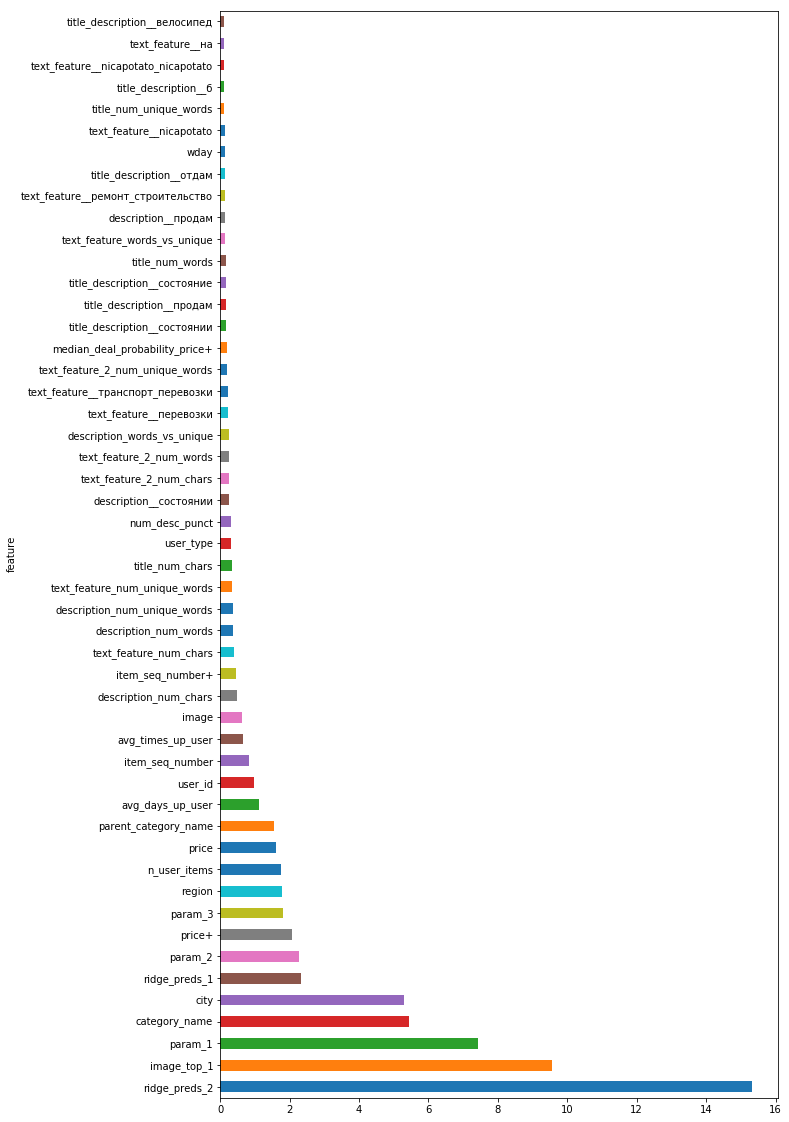
#> input picture qifeng/2205_feature_importance.png, 789 x 1122 px, given in place of ., which was not available
$ python -i imageFeatureEngineering.py   (imports and definitions only)   (older library calls are emulated)
#> lines starting #> are read from the running program, lines starting #| are printed output that depends on the picture; pictures that were not available may be replaced by others from this repository, and a replacement may not be noted

# coding: utf-8

# In[1]:


import cv2
import pandas as pd
import numpy as np
import os
import pickle
from collections import defaultdict
from scipy.stats import itemfreq
from scipy import ndimage as ndi
import matplotlib.pyplot as plt
from skimage import feature
import operator
from PIL import Image as IMG
from tqdm import tqdm


def color_analysis(img):
    # obtain the color palatte of the image
    palatte = defaultdict(int)
    for pixel in img.getdata():
        palatte[pixel] += 1

    # sort the colors present in the image
    sorted_x = sorted(palatte.items(), key=operator.itemgetter(1), reverse = True)
    light_shade, dark_shade, shade_count, pixel_limit = 0, 0, 0, 25
    for i, x in enumerate(sorted_x[:pixel_limit]):
        if all(xx <= 20 for xx in x[0][:3]): ## dull : too much darkness
            dark_shade += x[1]
        if all(xx >= 240 for xx in x[0][:3]): ## bright : too much whiteness
            light_shade += x[1]
        shade_count += x[1]

    light_percent = round((float(light_shade)/shade_count)*100, 2)
    dark_percent = round((float(dark_shade)/shade_count)*100, 2)
    return light_percent, dark_percent

# In[7]:
def perform_color_analysis(img, flag):
    path = img
    im = IMG.open(path) #.convert("RGB")

    # cut the images into two halves as complete average may give bias results
    size = im.size
    halves = (size[0]/2, size[1]/2)
    im1 = im.crop((0, 0, size[0], halves[1]))
    im2 = im.crop((0, halves[1], size[0], size[1]))

    try:
        light_percent1, dark_percent1 = color_analysis(im1)
        light_percent2, dark_percent2 = color_analysis(im2)
    except Exception as e:
        return None

    light_percent = (light_percent1 + light_percent2)/2
    dark_percent = (dark_percent1 + dark_percent2)/2

    if flag == 'black':
        return dark_percent
    elif flag == 'white':
        return light_percent
    else:
        return None

def average_pixel_width_(img):
    path = img
    im = IMG.open(path)
    im_array = np.asarray(im.convert(mode='L'))
    edges_sigma1 = feature.canny(im_array, sigma=3)
    apw = (float(np.sum(edges_sigma1)) / (im.size[0]*im.size[1]))
    return apw*100

def get_dominant_color(img):
    path = img
    img = cv2.imread(path)
    arr = np.float32(img)
    pixels = arr.reshape((-1, 3))

    n_colors = 5
    criteria = (cv2.TERM_CRITERIA_EPS + cv2.TERM_CRITERIA_MAX_ITER, 200, .1)
    flags = cv2.KMEANS_RANDOM_CENTERS
    _, labels, centroids = cv2.kmeans(pixels, n_colors, None, criteria, 10, flags)

    palette = np.uint8(centroids)
    quantized = palette[labels.flatten()]
    quantized = quantized.reshape(img.shape)

    dominant_color = palette[np.argmax(itemfreq(labels)[:, -1])]
    return dominant_color

def get_average_color(img):
    path = img
    img = cv2.imread(path)
    average_color = [img[:, :, i].mean() for i in range(img.shape[-1])]
    return average_color

def getSize(filename):
    filename = filename
    st = os.stat(filename)
    return st.st_size

def getDimensions(filename):
    filename = filename
    img_size = IMG.open(filename).size
    return img_size

def get_blurrness_score(image):
    path =  image
    image = cv2.imread(path)
    image = cv2.cvtColor(image, cv2.COLOR_BGR2GRAY)
    fm = cv2.Laplacian(image, cv2.CV_64F).var()
    return fm


def get_features(img_names):
    dullnesses = []
    whitenesses = []
    dominant_reds = []
    average_pixel_widths = []
    dominant_greens = []
    dominant_blues = []
    average_reds = []
    average_greens = []
    average_blues = []
    image_sizes = []
    widths = []
    heights = []
    blurinesses = []
    ids = []

    for img_name in img_names:
        img_path = image_dir + img_name
        try:
            id_ = img_name[:-4]
            dullness = perform_color_analysis(img_path, 'black')
#> in perform_color_analysis, im is the input picture: PIL image 789x1122 RGBA; mean R, G, B, A 244.2, 244, 243.7, 178.3
#> in perform_color_analysis, `im1 = im.crop((0, 0, size[0], halves[1]))`:
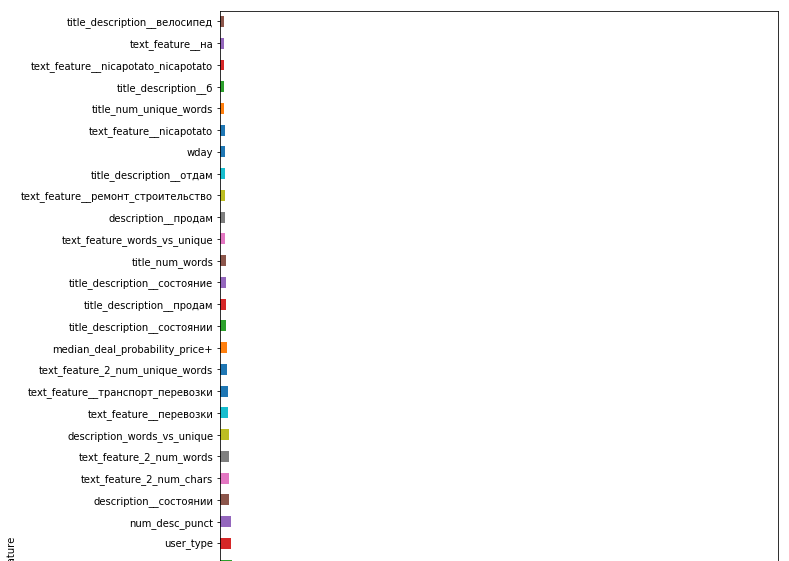
#> im1: PIL image 789x561 RGBA; mean R, G, B, A 246.3, 246.2, 246.2, 181; transparent parts drawn white
#> in perform_color_analysis, `im2 = im.crop((0, halves[1], size[0], size[1]))`:
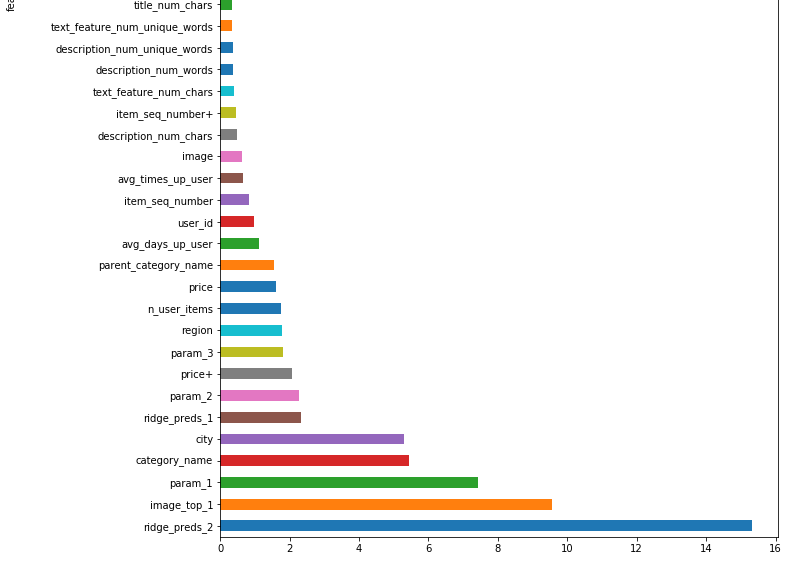
#> im2: PIL image 789x561 RGBA; mean R, G, B, A 242.1, 241.9, 241.3, 175.6; transparent parts drawn white
#> after the loop in color_analysis, `for pixel in img.getdata():`: palatte = 289 items
#> the loop in color_analysis, `for i, x in enumerate(sorted_x[:pixel_limit]):` made 25 passes
#> (x, dark_shade, shade_count) on passes 4, 5, 6, 7, 8, 9, 10, 11, 12, 13, 15, 16: (((0, 0, 0, 208), 735), 735, 428005), (((0, 0, 0, 204), 624), 1359, 428629), (((0, 0, 0, 212), 440), 1799, 429069), (((0, 0, 0, 64), 383), 2182, 429452), (((0, 0, 0, 32), 376), 2558, 429828), (((0, 0, 0, 244), 286), 2844, 430114), (((0, 0, 0, 180), 273), 3117, 430387), (((0, 0, 0, 224), 267), 3384, 430654), (((0, 0, 0, 96), 257), 3641, 430911), (((0, 0, 0, 20), 255), 3896, 431166), (((0, 0, 0, 148), 230), 4126, 431627), (((0, 0, 0, 160), 226), 4352, 431853)
#> (x, light_shade, shade_count) on passes 1 to 2: (((255, 255, 255, 255), 304278), 304278, 304278), (((255, 255, 255, 0), 122161), 426439, 426439)
#> after the loop in color_analysis, `for i, x in enumerate(sorted_x[:pixel_limit]):`: dark_shade = 5481; light_shade = 426439; shade_count = 433551
#> in color_analysis, `light_percent = round((float(light_shade)/shade_count)*100, 2)`: light_percent = 98.36
#> in color_analysis, `dark_percent = round((float(dark_shade)/shade_count)*100, 2)`: dark_percent = 1.26
#> in perform_color_analysis, `light_percent1, dark_percent1 = color_analysis(im1)`: light_percent1 = 98.36; dark_percent1 = 1.26
#> the loop in color_analysis (call 2), `for pixel in img.getdata():` made 442629 passes
#> pixel on passes 1 to 3: (255, 255, 255, 0), (255, 255, 255, 0), (255, 255, 255, 0)
#> the loop in color_analysis (call 2), `for i, x in enumerate(sorted_x[:pixel_limit]):` made 25 passes
#> (x, dark_shade, shade_count) on passes 8, 14, 15, 16, 18, 19, 20, 21, 22, 23, 24, 25: (((0, 0, 0, 204), 1181), 1181, 429095), (((0, 0, 0, 208), 380), 1561, 434207), (((0, 0, 0, 212), 305), 1866, 434512), (((0, 0, 0, 32), 297), 2163, 434809), (((0, 0, 0, 128), 222), 2385, 435299), (((0, 0, 0, 192), 212), 2597, 435511), (((0, 0, 0, 160), 185), 2782, 435696), (((0, 0, 0, 64), 172), 2954, 435868), (((0, 0, 0, 116), 158), 3112, 436026), (((0, 0, 0, 84), 151), 3263, 436177), (((0, 0, 0, 224), 145), 3408, 436322), (((0, 0, 0, 180), 140), 3548, 436462)
#> (x, light_shade, shade_count) on passes 1 to 2: (((255, 255, 255, 255), 274791), 274791, 274791), (((255, 255, 255, 0), 133537), 408328, 408328)
#> in perform_color_analysis, `light_percent2, dark_percent2 = color_analysis(im2)`: light_percent2 = 93.55; dark_percent2 = 0.81
#> in perform_color_analysis, `light_percent = (light_percent1 + light_percent2)/2`: light_percent = 95.95
#> in perform_color_analysis, `dark_percent = (dark_percent1 + dark_percent2)/2`: dark_percent = 1.04
#> dullness = 1.04
            whiteness = perform_color_analysis(img_path, 'white')
#> whiteness = 95.95
            average_pixel_width = average_pixel_width_(img_path)
#> in average_pixel_width_, `edges_sigma1 = feature.canny(im_array, sigma=3)`:
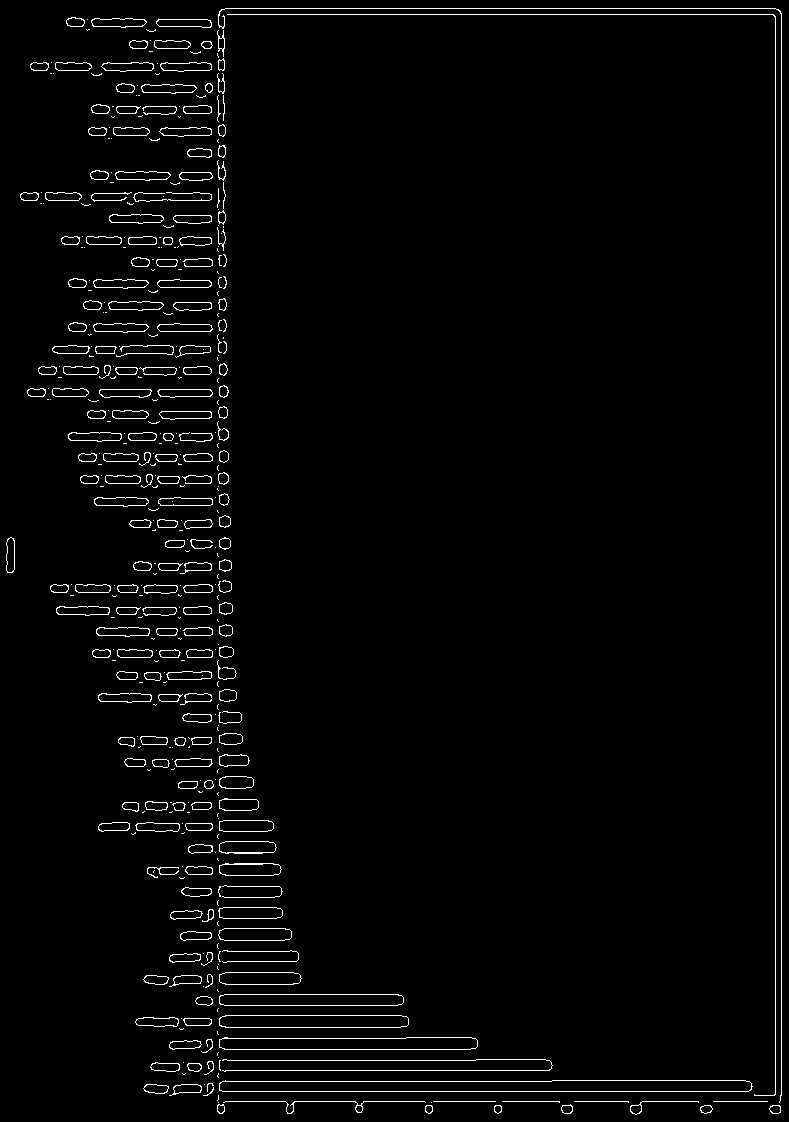
#> edges_sigma1: shape (1122, 789) bool; 2.5% white in thin lines or dots
#> in average_pixel_width_, `apw = (float(np.sum(edges_sigma1)) / (im.size[0]*im.size[1]))`: apw = 0.0245
#> average_pixel_width = 2.45
            dominant_color = get_dominant_color(img_path)
#> in get_dominant_color, `img = cv2.imread(path)`:
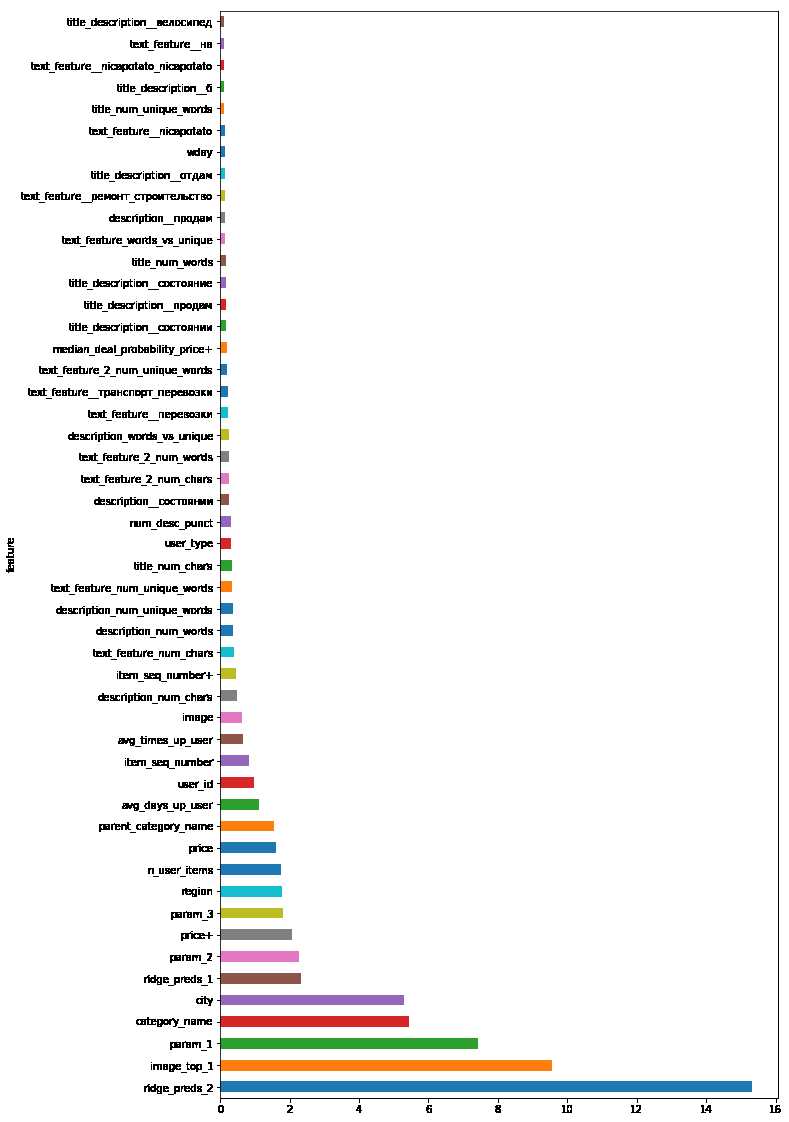
#> img: shape (1122, 789, 3); mean B, G, R 243.7, 244, 244.2
#> in get_dominant_color, `_, labels, centroids = cv2.kmeans(pixels, n_colors, None, criteria, 10..`: centroids = [[142.9, 136.3, 34.13], [31.86, 102.4, 220.7], [2.75, 2.79, 2.82], [255.9, 255.9, 255.9], [175.8, 112.8, 163.8]]
#> in get_dominant_color, `palette = np.uint8(centroids)`: palette = [[142, 136, 34], [31, 102, 220], [2, 2, 2], [255, 255, 255], [175, 112, 163]]
#> in get_dominant_color, `quantized = quantized.reshape(img.shape)`:
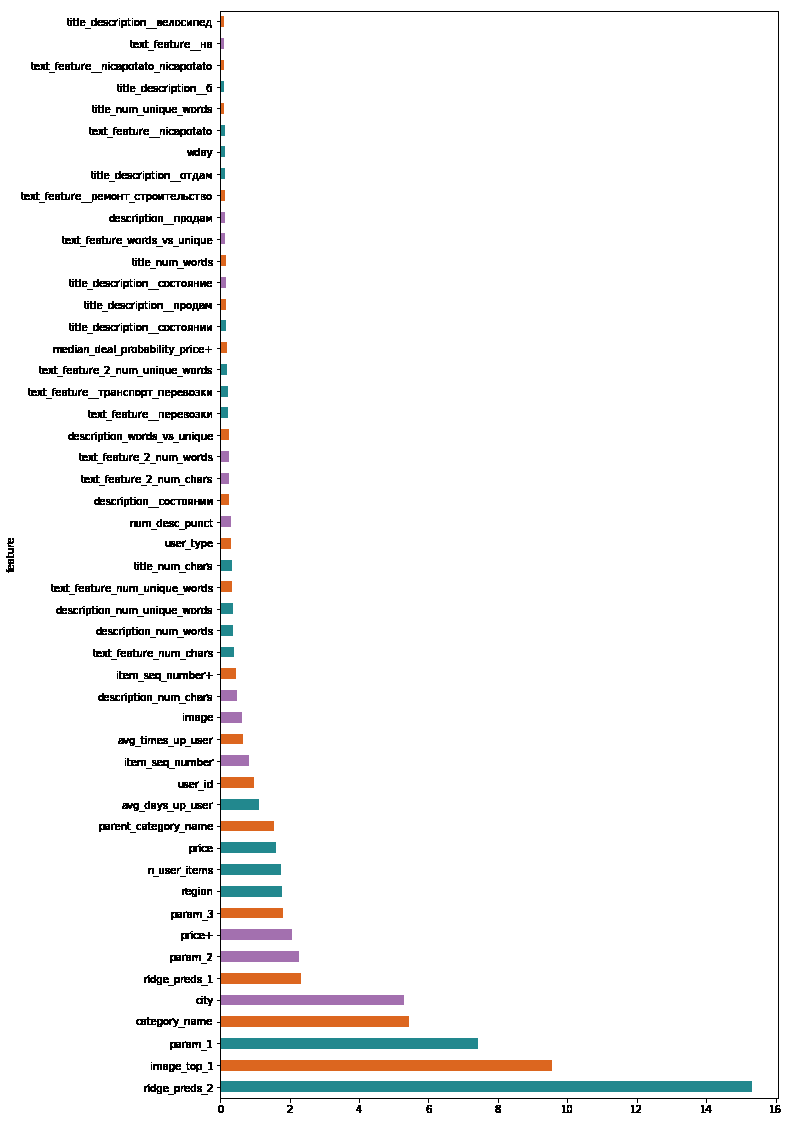
#> quantized: shape (1122, 789, 3); mean B, G, R 243.7, 244, 244.1
#> in get_dominant_color, `dominant_color = palette[np.argmax(itemfreq(labels)[:, -1])]`: dominant_color = [255, 255, 255]
#> dominant_color = [255, 255, 255]
            dominant_red = dominant_color[0] / 255.
#> dominant_red = 1
            dominant_green = dominant_color[1] / 255.
#> dominant_green = 1
            dominant_blue = dominant_color[2] / 255.
#> dominant_blue = 1
            average_color = get_average_color(img_path)
#> in get_average_color, `average_color = [img[:, :, i].mean() for i in range(img.shape[-1])]`: average_color = [243.7, 244, 244.2]
#> average_color = [243.7, 244, 244.2]
            average_red = average_color[0] / 255.
#> average_red = 0.956
            average_green = average_color[1] / 255.
#> average_green = 0.957
            average_blue = average_color[2] / 255.
#> average_blue = 0.957
            image_size = getSize(img_path)
            width, height = getDimensions(img_path)
            bluriness = get_blurrness_score(img_path)
        except OSError:
            return   [None] * 14
        dullnesses.append(dullness)
        whitenesses.append(whiteness)
        average_pixel_widths.append(average_pixel_width)
        dominant_reds.append(dominant_red)
        dominant_greens.append(dominant_green)
        dominant_blues.append(dominant_blue)
        average_reds.append(average_red)
        average_greens.append(average_green)
        average_blues.append(average_blue)
        image_sizes.append(image_size)
        widths.append(width)
        heights.append(height)
        blurinesses.append(bluriness)
        ids.append(id_)

    return ids, dullnesses, whitenesses, average_pixel_widths, dominant_reds, dominant_greens, dominant_blues, average_reds, average_greens, average_blues, image_sizes, widths, heights, blurinesses


# [6 lines of commented-out code are left out]


image_dir = '../input/test_jpg/data/competition_files/test_jpg/'

# [1 line not run here, left out]
# In[5]:


img_names = [i for i in os.walk(image_dir)][0][2]
# [1 line not run here, left out]

dullnesses = []
whitenesses = []
dominant_reds = []
average_pixel_widths = []
dominant_greens = []
dominant_blues = []
average_reds = []
average_greens = []
average_blues = []
image_sizes = []
widths = []
heights = []
blurinesses = []
ids = []

# [35 lines not run here, left out]


    # print(feature.shape)


x = {}
x['dullnesses'] = dullnesses
x['whitenesses'] = whitenesses
x['average_pixel_width'] = average_pixel_widths
x['dominant_reds'] = dominant_reds
x['dominant_blues'] = dominant_blues
x['dominant_greens'] = dominant_greens
x['average_reds'] = average_reds
x['average_blues'] = average_blues
x['average_greens'] = average_greens
x['image_sizes'] = image_sizes
x['widths'] = widths
x['heights'] = heights
x['blurinesses'] = blurinesses
x['ids'] = ids
# [7 lines not run here, left out]
import gc
# [1 line not run here, left out]

image_dir = '../input/train_jpg/data/competition_files/train_jpg/'

# [1 line not run here, left out]
# In[5]:


img_names = [i for i in os.walk(image_dir)][0][2]
# [1 line not run here, left out]

dullnesses = []
whitenesses = []
dominant_reds = []
average_pixel_widths = []
dominant_greens = []
dominant_blues = []
average_reds = []
average_greens = []
average_blues = []
image_sizes = []
widths = []
heights = []
blurinesses = []
ids = []

# [35 lines not run here, left out]


    # print(feature.shape)


x = {}
x['dullnesses'] = dullnesses
x['whitenesses'] = whitenesses
x['average_pixel_width'] = average_pixel_widths
x['dominant_reds'] = dominant_reds
x['dominant_blues'] = dominant_blues
x['dominant_greens'] = dominant_greens
x['average_reds'] = average_reds
x['average_blues'] = average_blues
x['average_greens'] = average_greens
x['image_sizes'] = image_sizes
x['widths'] = widths
x['heights'] = heights
x['blurinesses'] = blurinesses
x['ids'] = ids
# [2 lines not run here, left out]

>>> result = get_features('../qifeng/2205_feature_importance.png')
